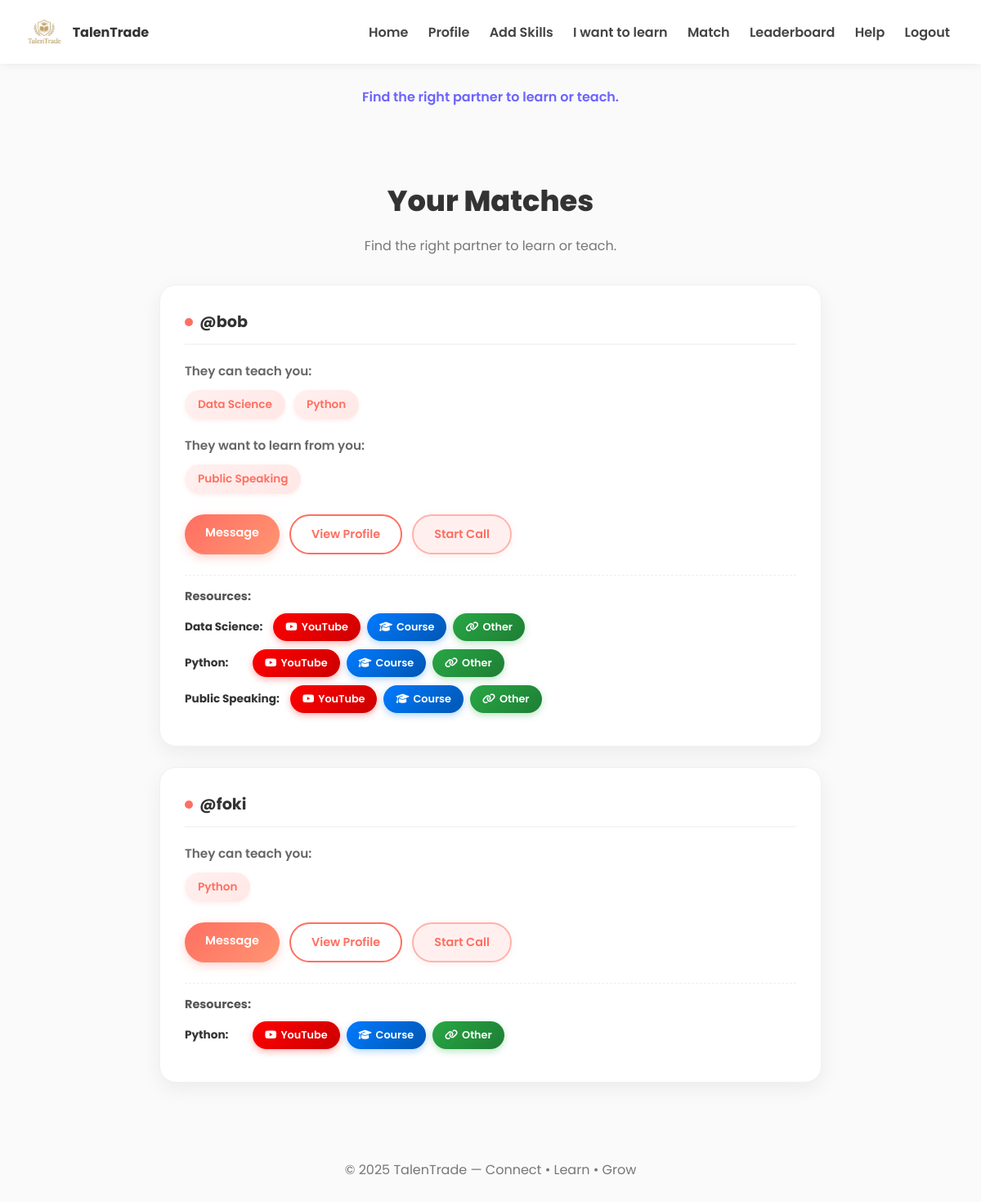
Screenshot of /match (signed in) with the database file from the repository.
### app.py (models this page shows, shortened)
class User(db.Model):
    id = db.Column(db.Integer, primary_key=True)
    username = db.Column(db.String(80), unique=True, nullable=False)
    email = db.Column(db.String(120), unique=True, nullable=False)
    password_hash = db.Column(db.String(200), nullable=False)
    points = db.Column(db.Integer, default=0)
    teach_skills = db.Column(db.String(300), default="")
    learn_skills = db.Column(db.String(300), default="")
    streak_count = db.Column(db.Integer, default=0)
    last_active = db.Column(db.Date, nullable=True)
    def teach_list(self):
        raw = [s.strip() for s in self.teach_skills.split(",") if s.strip()]
        return sorted({s.title() for s in raw})
    def learn_list(self):
        raw = [s.strip() for s in self.learn_skills.split(",") if s.strip()]
        return sorted({s.title() for s in raw})

### app.py (the view)
@app.route("/match")
def match():
    user = current_user()
    if not user: return redirect(url_for("login"))
    teach = set(user.teach_list())
    learn = set(user.learn_list())
    candidates = User.query.filter(User.id != user.id).all()
    results = []
    for c in candidates:
        c_teach = set(c.teach_list())
        c_learn = set(c.learn_list())
        learn_match = learn & c_teach if learn else set()
        teach_match = teach & c_learn if teach else set()
        swap_match = (teach & c_learn) | (learn & c_teach)
        if learn_match or teach_match:
            results.append({
                "username": c.username,
                "id": c.id,  # <--- ADDED THIS LINE
                "teach_for_you": sorted(list(learn_match)),
                "learn_from_you": sorted(list(teach_match)),
                "swap_overlap": sorted(list(swap_match))
            })
    return render_template("matchmaking.html", user=user, matches=results, motto=MOTTOS["match"],skill_links=skill_links)

### app.py (called while the page is built)
def current_user():
    uid = session.get("uid")
    if uid:
        return User.query.get(uid)
    return None

### templates/matchmaking.html (shortened to what this page needs)
{% extends "base.html" %}
{% block content %}
<div class="matches-container">
    <div class="header-section">
        <h2>Your Matches</h2>
        <p>Find the right partner to learn or teach.</p>
    </div>
    {% if matches %}
        {% for match_item in matches %}
        <div class="match-box">
            <div class="username-title">@{{ match_item.username }}</div>
            {% if match_item.teach_for_you %}
            <div class="skill-title">They can teach you:</div>
            <div class="skill-tags">
                {% for skill in match_item.teach_for_you %}
                    <span class="skill-tag">{{ skill }}</span>
                {% endfor %}
            </div>
            {% endif %}
            {% if match_item.learn_from_you %}
            <div class="skill-title">They want to learn from you:</div>
            <div class="skill-tags">
                {% for skill in match_item.learn_from_you %}
                    <span class="skill-tag">{{ skill }}</span>
                {% endfor %}
            </div>
            {% endif %}
            <div class="actions">
                <a href="{{ url_for('chat', peer_username=match_item.username) }}" class="btn btn-message">Message</a>
                <a href="{{ url_for('user_profile', user_id=match_item.id) }}" class="btn btn-view-profile">View Profile</a>
                <a href="{{ url_for('call', peer_username=match_item.username) }}" class="btn btn-start-call">Start Call</a>
            </div>
            {% if skill_links %}
            <div class="skill-links">
                <strong>Resources:</strong>
                {% for skill in match_item.teach_for_you + match_item.learn_from_you %}
                    {% if skill in skill_links %}
                        <div class="resource-group">
                            <span class="resource-name">{{ skill }}:</span>
                            <a href="{{ skill_links[skill]['youtube'] }}" target="_blank" class="resource-link youtube"><i class="fab fa-youtube"></i> YouTube</a>
                            <a href="{{ skill_links[skill]['course'] }}" target="_blank" class="resource-link course"><i class="fas fa-graduation-cap"></i> Course</a>
                            <a href="{{ skill_links[skill]['other'] }}" target="_blank" class="resource-link other"><i class="fas fa-link"></i> Other</a>
                        </div>
                    {% endif %}
                {% endfor %}
            </div>
            {% endif %}
        </div>
        {% endfor %}
    {% else %}
        <div class="no-matches">
            <h4>No matches found yet!</h4>
            <p>Add more skills to your profile to find better matches.</p>
        </div>
    {% endif %}
</div>
{% endblock %}

### static/style.css (style rules this page uses)
:root { --bg: #fafafa; --card: #ffffff; --text: #333; --muted: #777; --accent: #ff6f61; --accent2: #6c63ff; }
* { box-sizing: border-box; }
body { margin: 0; background: var(--bg); color: var(--text); font-family: 'Poppins', sans-serif; }
.btn { display: inline-block; border: none; cursor: pointer; padding: 12px 20px; border-radius: 30px; font-weight: 700; background: linear-gradient(135deg, var(--accent), #ff9472); color: #fff; text-decoration: none; transition: .2s transform, .2s box-shadow; }

### templates/matchmaking.html (style rules this page uses)
.matches-container { max-width: 850px; margin: 40px auto; padding: 0 20px; font-family: 'Poppins', sans-serif; }
.header-section { text-align: center; margin-bottom: 35px; }
.header-section h2 { font-size: 2.2rem; font-weight: 800; color: #333; margin-bottom: 8px; }
.header-section p { color: #777; font-size: 1rem; }
.match-box { background: #ffffff; border-radius: 20px; box-shadow: 0 8px 25px rgba(0,0,0,0.06); padding: 30px; margin-bottom: 25px; border: 1px solid #f0f0f0; transition: transform 0.2s, box-shadow 0.2s; }
.username-title { color: #333; font-weight: 700; font-size: 1.2rem; margin-bottom: 20px; border-bottom: 2px solid #f5f5f5; padding-bottom: 12px; display: flex; align-items: center; gap: 8px; }
.username-title::before { content: ''; width: 10px; height: 10px; border-radius: 50%; background: #ff6f61; display: inline-block; }
.skill-title { font-size: 0.95rem; font-weight: 600; color: #666; margin: 20px 0 12px 0; }
.skill-tags { display: flex; flex-wrap: wrap; gap: 10px; margin-bottom: 20px; }
.skill-tag { background: linear-gradient(135deg, #fff0ef, #ffe8e6); color: #ff6f61; padding: 8px 16px; border-radius: 30px; font-size: 0.85rem; font-weight: 600; box-shadow: 0 2px 5px rgba(255, 111, 97, 0.1); }
.actions { display: flex; gap: 12px; margin-top: 25px; flex-wrap: wrap; }
.btn { padding: 12px 25px; border-radius: 30px; font-size: 0.9rem; font-weight: 600; text-decoration: none; transition: all 0.2s ease; display: inline-block; }
.btn-message { background: linear-gradient(135deg, #ff6f61, #ff9472); color: white; border: none; box-shadow: 0 4px 12px rgba(255, 111, 97, 0.3); }
.btn-view-profile { background: white; color: #ff6f61; border: 2px solid #ff6f61; }
.btn-start-call { background: #fff0ef; color: #ff6f61; border: 2px solid #ffb3ab; box-shadow: 0 2px 8px rgba(255, 111, 97, 0.1); }
.skill-links { margin-top: 25px; padding-top: 15px; border-top: 1px dashed #eee; font-size: 0.85rem; color: #777; }
.skill-links strong { display: block; margin-bottom: 10px; color: #555; font-size: 0.9rem; }
.resource-group { display: flex; flex-wrap: wrap; gap: 8px; margin-bottom: 10px; align-items: center; }
.resource-name { font-weight: 700; color: #333; margin-right: 5px; min-width: 70px; }
.resource-link { background: linear-gradient(135deg, #555, #777); padding: 8px 15px; border-radius: 25px; text-decoration: none; color: white; font-weight: 600; font-size: 0.8rem; transition: all 0.3s ease; box-shadow: 0 3px 8px rgba(0,0,0,0.15); display: inline-flex; align-items: center; gap: 5px; }
.resource-link.youtube { background: linear-gradient(135deg, #FF0000, #cc0000); box-shadow: 0 3px 8px rgba(255, 0, 0, 0.3); }
.resource-link.course { background: linear-gradient(135deg, #007bff, #0056b3); box-shadow: 0 3px 8px rgba(0, 123, 255, 0.3); }
.resource-link.other { background: linear-gradient(135deg, #28a745, #1e7e34); box-shadow: 0 3px 8px rgba(40, 167, 69, 0.3); }

### rows the page displays
User: username "bob", teach_for_you "Data Science" "Python", learn_from_you "Public Speaking", learn_from_you "Data Science" "Python" "Public Speaking"
User: username "foki", teach_for_you "Python", learn_from_you "Python"

### other values shown
{{ motto }} "Find the right partner to learn or teach."
